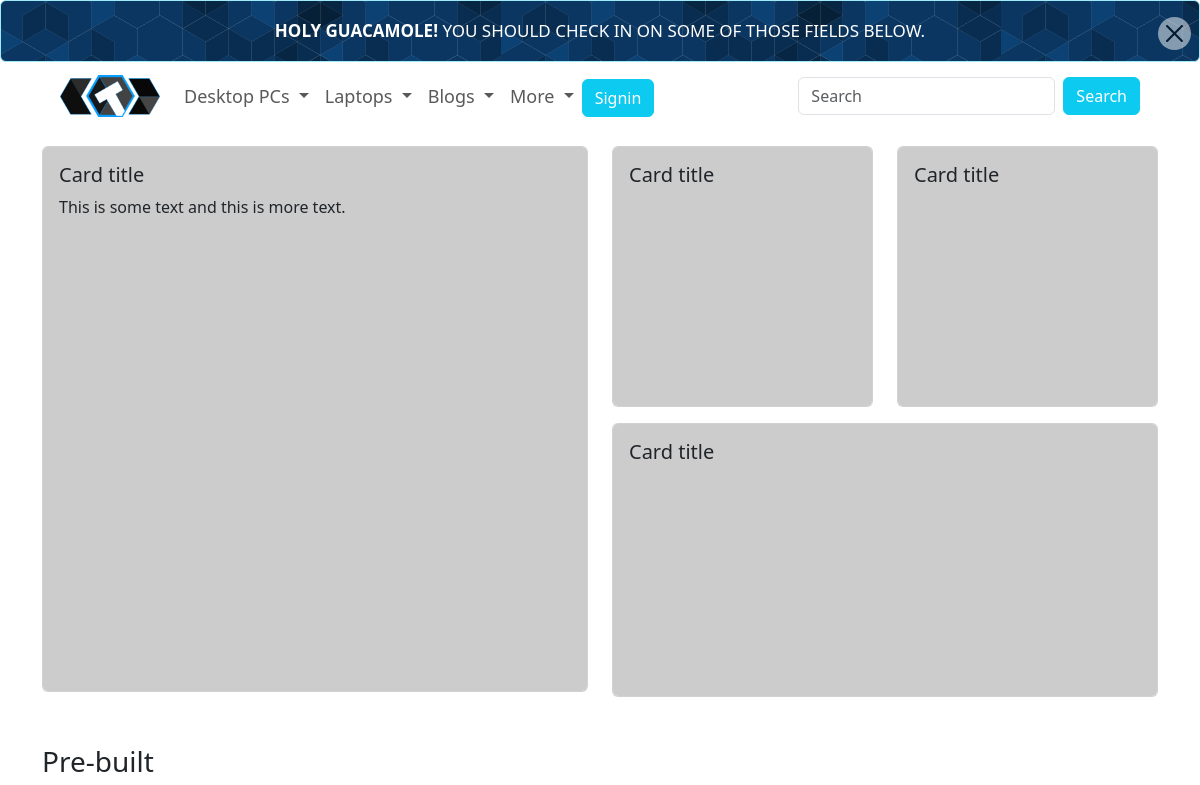
Before: / (upper part) with the older database file.
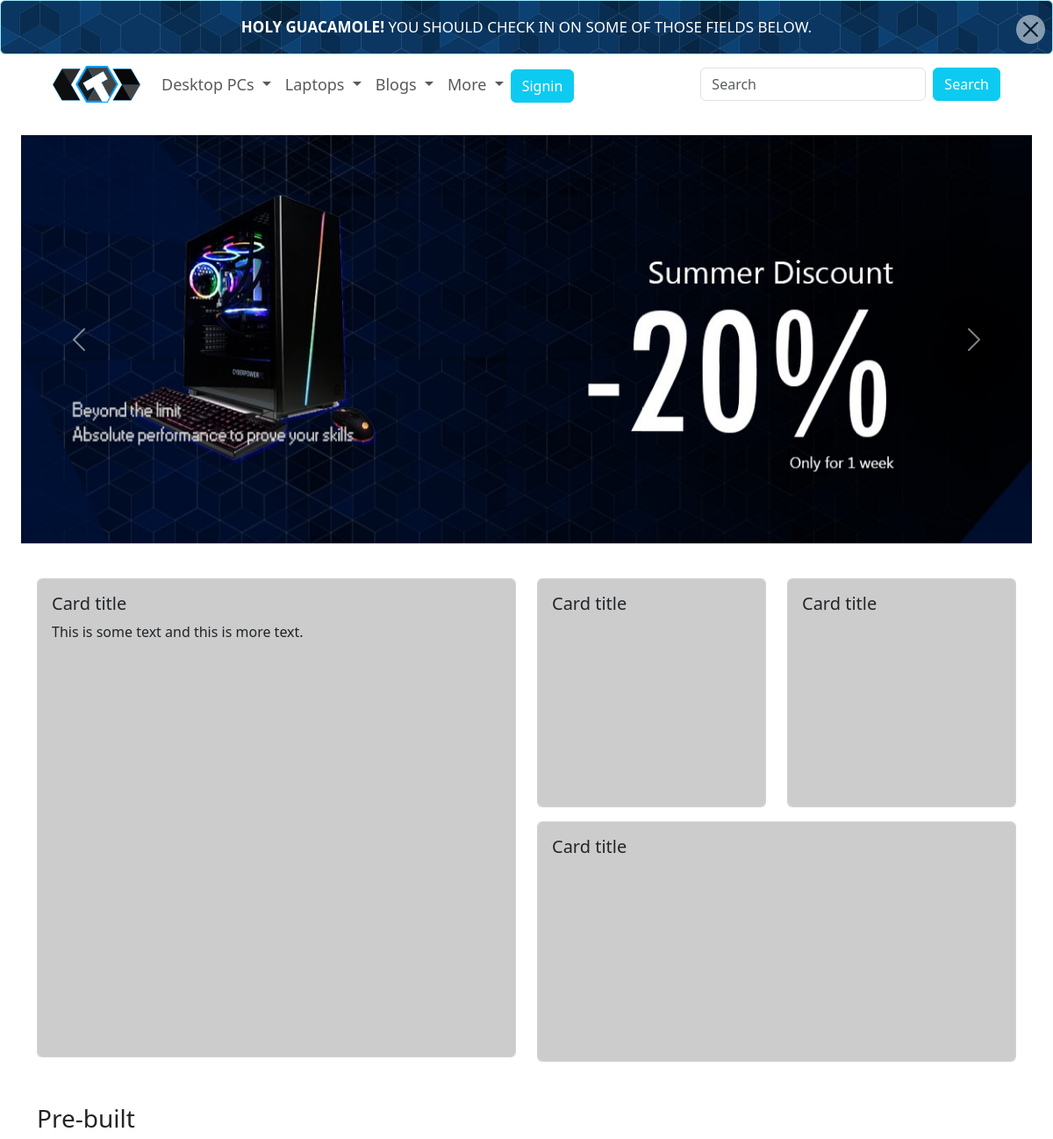
After: the same page with the newer database file.
### tables this page shows
CREATE TABLE `banners` (
  `id` int(11) NOT NULL,
  `name` varchar(255) DEFAULT 'NA',
  `description` text NOT NULL,
  `img` varchar(255) NOT NULL,
  `date` datetime NOT NULL DEFAULT current_timestamp(),
  `type` varchar(50) NOT NULL,
  `sub_type` varchar(50) NOT NULL,
  `status` tinyint(4) NOT NULL DEFAULT 1
);

### index.php (the view, shortened to what this page needs)
<?php
include './partials/header.php';
$query = "SELECT * FROM banners where type = 'main'";
$main_banners = mysqli_query($connection, $query);
$banner_loop = 1;
?>
<main>
    <div id="carouselExample" class="carousel slide mb-3">
        <div class="carousel-inner">
            <?php while ($banner = mysqli_fetch_assoc($main_banners)) : ?>
                <?php if ($banner_loop == 1) : ?>
                    <div class="carousel-item active">
                    <?php else : ?>
                        <div class="carousel-item">
                        <?php endif ?>
                        <img src="<?= ROOT_URL . 'assets/images/banners/' . $banner['img'] ?>" class="p-md-4 d-block w-100">
                        </div>
                        <?php $banner_loop++; ?>
                    <?php endwhile; ?>
                    </div>
                    <button class="carousel-control-prev" type="button" data-bs-target="#carouselExample" data-bs-slide="prev">
                        <span class="carousel-control-prev-icon" aria-hidden="true"></span>
                    </button>
                    <button class="carousel-control-next" type="button" data-bs-target="#carouselExample" data-bs-slide="next">
                        <span class="carousel-control-next-icon" aria-hidden="true"></span>
                    </button>
        </div>
        <div class="container mb-5">
            <div class="row">
                <div class="col-md-6 ">
                    <div>
                        <div class="card text-dark">
                            <img src="https://placehold.co/500x500" class="card-img" alt="...">
                            <div class="card-img-overlay">
                                <h5 class="card-title">Card title</h5>
                                <p class="card-text">This is some text and this is more text.</p>
                            </div>
                        </div>
                    </div>
                </div>
                <div class="col-md-6 gap-3 gap-md-0">
                    <div class="row gap-3 gap-md-0">
                        <div class="col-md-6 ">
                            <div class="card text-dark">
                                <img src="https://placehold.co/500x500" class="card-img" alt="...">
                                <div class="card-img-overlay">
                                    <h5 class="card-title">Card title</h5>
                                </div>
                            </div>
                        </div>
                        <div class="col-md-6 ">
                            <div class="card text-dark">
                                <img src="https://placehold.co/500x500" class="card-img" alt="...">
                                <div class="card-img-overlay">
                                    <h5 class="card-title">Card title</h5>
                                </div>
                            </div>
                        </div>
                    </div>
                    <div class="mt-3">
                        <div class="card text-dark">
                            <img src="https://placehold.co/400x200" class="card-img" alt="...">
                            <div class="card-img-overlay">
                                <h5 class="card-title">Card title</h5>
                            </div>
                        </div>
                    </div>
                </div>
            </div>
        </div>
        <div class="container mb-5">
            <h3>
                Pre-built
            </h3>
        </div>
</main>
<?php
include './partials/footer.php';
?>

Changed rows visible on the page:
added banners: img (picture)
